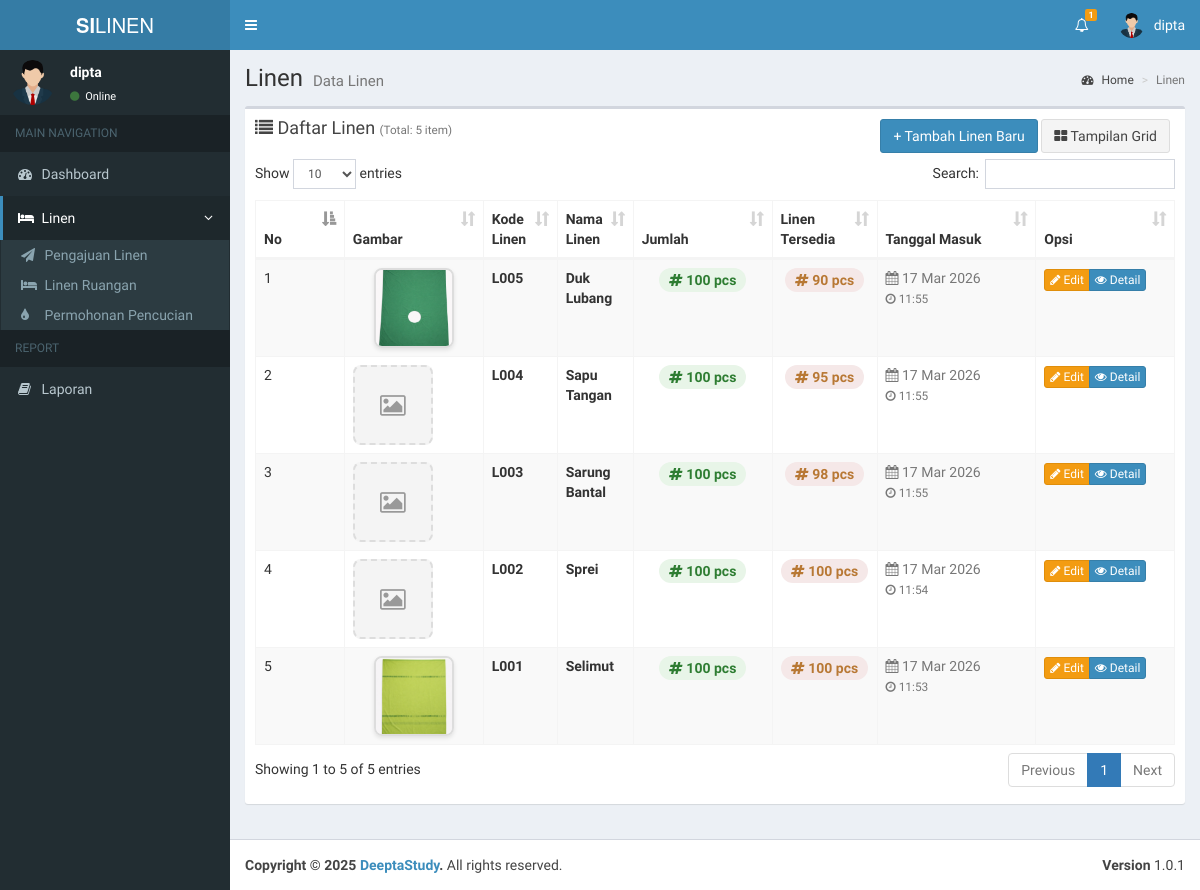
/admin/data_linen.php (signed in), run on the app's committed database.
### tables this page shows
CREATE TABLE `users` (
  `id` int(11) NOT NULL,
  `nama` varchar(100) NOT NULL,
  `username` varchar(100) NOT NULL,
  `email` varchar(100) NOT NULL,
  `password` varchar(100) NOT NULL,
  `hak_akses` varchar(25) NOT NULL,
  `status` int(11) NOT NULL,
  `status_ruangan` int(11) DEFAULT NULL
);

CREATE TABLE `linen` (
  `id` int(11) NOT NULL,
  `kode_linen` varchar(15) NOT NULL,
  `nama_linen` varchar(199) NOT NULL,
  `gambar` varchar(199) NOT NULL,
  `jumlah_linen` int(11) NOT NULL,
  `sisa_linen` int(11) NOT NULL,
  `tanggal` datetime NOT NULL,
  `status` int(11) NOT NULL,
  `updated_at` datetime NOT NULL
);

### admin/data_linen.php (the view, shortened to what this page needs)
<?php
include '../koneksi.php';
$additionalCSS = [
    '../assets/plugins/datatables/dataTables.bootstrap.css',
    'https://cdnjs.cloudflare.com/ajax/libs/lightbox2/2.11.3/css/lightbox.min.css',
    '../assets/dist/css/linen.css'
];
$pageTitle = "Linen";
$pageDesc = "Data Linen";
$dataQuery = mysqli_query($koneksi, "SELECT * FROM linen ORDER BY tanggal DESC");
?>
<section class="content">
    <div class="row">
        <div class="col-xs-12">
            <div class="box">
                <div class="box-header">
                    <h3 class="box-title">
                        <i class="fa fa-list"></i> Daftar Linen
                        <small class="text-muted">(Total: <?= mysqli_num_rows($dataQuery) ?> item)</small>
                    </h3>
                    <div class="box-tools pull-right" style="position: absolute; right: 15px; top: 10px;">
                        <a href="tambah_linen.php" class="btn btn-primary">+ Tambah Linen Baru</a>
                        <button id="toggleView" class="btn btn-default">
                            <i class="fa fa-th-large"></i> Tampilan Grid
                        </button>
                    </div>
                </div>
                <div class="box-body">
                    <div id="tableView" class="table-view">
                        <?php if (mysqli_num_rows($dataQuery) > 0): ?>
                            <table id="example1" class="table table-bordered table-striped table-hover">
                                <thead>
                                    <tr>
                                        <th width="50">No</th>
                                        <th width="100">Gambar</th>
                                        <th>Kode Linen</th>
                                        <th>Nama Linen</th>
                                        <th width="100">Jumlah</th>
                                        <th>Linen Tersedia</th>
                                        <th width="120">Tanggal Masuk</th>
                                        <th width="100">Opsi</th>
                                    </tr>
                                </thead>
                                <tbody>
                                    <?php
                                    $no = 1;
                                    while ($data = mysqli_fetch_assoc($dataQuery)):
                                        $gambar_path = !empty($data['gambar']) ? '../uploads/linen/' . $data['gambar'] : '../assets/img/no-image.jpg';
                                        $gambar_exists = !empty($data['gambar']) && file_exists($gambar_path);
                                        $tanggal = date('d M Y', strtotime($data['tanggal']));
                                        $waktu_masuk = date('H:i', strtotime($data['tanggal']));
                                    ?>
                                        <tr>
                                            <td><?= $no++; ?></td>
                                            <td class="text-center">
                                                <?php if ($gambar_exists): ?>
                                                    <a href="<?= $gambar_path ?>" data-lightbox="linen-<?= $data['id'] ?>" data-title="<?= htmlspecialchars($data['nama_linen']) ?>">
                                                        <img src="<?= $gambar_path ?>" class="img-linen" alt="<?= htmlspecialchars($data['nama_linen']) ?>">
                                                    </a>
                                                <?php else: ?>
                                                    <div class="no-image">
                                                        <i class="fa fa-image fa-2x"></i>
                                                    </div>
                                                <?php endif; ?>
                                            </td>
                                            <td>
                                                <strong><?= htmlspecialchars($data['kode_linen']) ?></strong>
                                            </td>
                                            <td>
                                                <strong><?= htmlspecialchars($data['nama_linen']) ?></strong>
                                            </td>
                                            <td class="text-center">
                                                <span class="badge badge-custom" style="background: #e8f5e8; color: #2e7d32; font-size: 14px;">
                                                    <i class="fa fa-hashtag"></i> <?= $data['jumlah_linen'] ?> pcs
                                                </span>
                                            </td>
                                            <td class="text-center">
                                                <span class="badge badge-custom" style="background: #f5e8e8ff; color: rgb(184, 120, 52); font-size: 14px;">
                                                    <i class="fa fa-hashtag"></i> <?= $data['sisa_linen'] ?> pcs
                                                </span>
                                            </td>
                                            <td>
                                                <span class="text-muted">
                                                    <i class="fa fa-calendar"></i> <?= $tanggal ?>
                                                    <br>
                                                    <small><i class="fa fa-clock-o"></i> <?= $waktu_masuk ?></small>
                                                </span>
                                            </td>
                                            <td>
                                                <div class="btn-group">
                                                    <a href="edit_linen.php?id=<?= $data['id'] ?>" class="btn btn-xs btn-warning" title="Edit">
                                                        <i class="fa fa-pencil"></i> Edit
                                                    </a>
                                                    <a href="detail_linen.php?id_linen=<?= $data['id']; ?>" class="btn btn-primary btn-xs"><i class="fa fa-eye"></i> Detail</a>
                                                </div>
                                            </td>
                                        </tr>
                                    <?php
                                    endwhile;
                                    ?>
                                </tbody>
                            </table>
                        <?php endif; ?>
                    </div>
                </div>
            </div>
        </div>
    </div>
</section>
<?php
$content = ob_get_clean();
include __DIR__ . '/../layouts/header.php';
echo $content;
include __DIR__ . '/../layouts/footer.php';
?>

### layouts/header.php (shortened to what this page needs)
<?php
include '../koneksi.php';
$username = $_SESSION['username'];
$query = mysqli_query($koneksi, "SELECT * FROM users WHERE username = '$username'");
$row = mysqli_fetch_assoc($query);
?>
<!DOCTYPE html>
<html>
<head>
    <link rel="stylesheet" href="../assets/bootstrap/css/bootstrap.min.css">
    <link rel="stylesheet" href="https://maxcdn.bootstrapcdn.com/font-awesome/4.4.0/css/font-awesome.min.css">
    <link rel="stylesheet" href="https://code.ionicframework.com/ionicons/2.0.1/css/ionicons.min.css">
    <link rel="stylesheet" href="../assets/dist/css/AdminLTE.min.css">
    <link rel="stylesheet" href="../assets/dist/css/skins/_all-skins.min.css">
    <link rel="stylesheet" href="../assets/plugins/iCheck/flat/blue.css">
    <link rel="stylesheet" href="../assets/plugins/morris/morris.css">
    <link rel="stylesheet" href="../assets/plugins/jvectormap/jquery-jvectormap-1.2.2.css">
    <?php if (!empty($additionalCSS)): ?>
        <?php foreach ($additionalCSS as $css): ?>
            <link rel="stylesheet" href="<?= htmlspecialchars($css) ?>">
        <?php endforeach; ?>
    <?php endif; ?>
</head>
<body class="hold-transition skin-blue sidebar-mini">
    <div class="wrapper">
        <header class="main-header">
            <a href="#" class="logo">
                <span class="logo-lg"><b>SI</b>LINEN</span>
            </a>
            <nav class="navbar navbar-static-top" role="navigation">
                <a href="#" class="sidebar-toggle" data-toggle="offcanvas" role="button">
                </a>
                <div class="navbar-custom-menu">
                    <ul class="nav navbar-nav">
                        <?php
                        if ($row['hak_akses'] != 'admin_ruangan') {
                            $notif = mysqli_query($koneksi, "SELECT COUNT(*) as total FROM pengajuan WHERE status = 1");
                        }else{
                            $notif = mysqli_query($koneksi, "SELECT COUNT(*) as total FROM pengajuan WHERE status = 2");
                        }
                        $total = mysqli_fetch_assoc($notif)['total'];
                        ?>
                        <li class="dropdown notifications-menu">
                            <a href="#" class="dropdown-toggle" data-toggle="dropdown">
                                <i class="fa fa-bell-o"></i>
                                <?php if ($total > 0): ?>
                                    <span class="label label-warning"><?= $total ?></span>
                                <?php endif; ?>
                            </a>
                        </li>
                        <li class="dropdown user user-menu">
                            <a href="#" class="dropdown-toggle" data-toggle="dropdown">
                                <img src="../assets/images/avatar.png" class="user-image" alt="User Image">
                                <span class="hidden-xs"><?= $row['username']; ?></span>
                            </a>
                        </li>
                    </ul>
                </div>
            </nav>
        </header>
        <div class="content-wrapper">
            <section class="content-header">
                <h1>
                    <?php echo isset($pageTitle) ? $pageTitle : 'Dashboard'; ?>
                    <small><?php echo isset($pageDesc) ? $pageDesc : 'Control Panel'; ?></small>
                </h1>
                <ol class="breadcrumb">
                    <li><a href="#"><i class="fa fa-dashboard"></i> Home</a></li>
                    <li class="active"><?php echo isset($pageTitle) ? $pageTitle : 'Dashboard'; ?></li>
                </ol>
            </section>
            <?php include __DIR__ . '/navigation.php'; ?>

### layouts/navigation.php (shortened to what this page needs)
<aside class="main-sidebar">
    <section class="sidebar">
        <div class="user-panel">
            <div class="pull-left image">
                <img src="../assets/images/avatar.png" class="img-circle" alt="User Image">
            </div>
            <div class="pull-left info">
                <p><?= $row['username']; ?></p>
                <a href="#"><i class="fa fa-circle text-success"></i> Online</a>
            </div>
        </div>
        <?php
            if ($row['hak_akses'] == 'admin') {
        ?>
        <ul class="sidebar-menu">
            <li class="header">MAIN NAVIGATION</li>
            <li class="<?= $_SESSION['active_menu'] == 'dashboard' ? 'active' : '' ?>">
                <a href="../admin/">
                    <i class="fa fa-dashboard"></i> <span>Dashboard</span>
                </a>
            </li>
            <li class="treeview <?= $_SESSION['active_menu'] == 'pengguna' ? 'active' : '' ?>">
                <a href="#">
                    <i class="fa fa-users"></i> <span>Pengguna</span>
                    <i class="fa fa-angle-left pull-right"></i>
                </a>
                <ul class="treeview-menu">
                    <li><a href="../admin/tambah_pengguna.php"><i class="fa fa-plus"></i> Tambah Pengguna Baru</a></li>
                    <li><a href="../admin/data_pengguna.php"><i class="fa fa-arrow-circle-right"></i> Data Pengguna</a></li>
                </ul>
            </li>
            <li class="<?= $_SESSION['active_menu'] == 'ruangan' ? 'active' : '' ?>">
                <a href="../admin/data_ruangan.php">
                    <i class="fa fa-building"></i> <span>Ruangan</span>
                </a>
            </li>
            <li class="<?= $_SESSION['active_menu'] == 'linen' ? 'active' : '' ?>">
                <a href="../admin/data_linen.php">
                    <i class="fa fa-bed"></i> <span>Data Linen</span>
                </a>
            </li>
            <li class="<?= $_SESSION['active_menu'] == 'linen_ruangan' ? 'active' : '' ?>">
                <a href="../admin/linen_ruangan.php">
                    <i class="fa fa-bed"></i> <span>Linen Ruangan</span>
                </a>
            </li>
            <li class="treeview <?= $_SESSION['active_menu'] == 'distribusi' ? 'active' : '' ?>">
                <a href="#">
                    <i class="fa fa-tint"></i> <span>Distribusi</span>
                    <i class="fa fa-angle-left pull-right"></i>
                </a>
                <ul class="treeview-menu">
                    <li><a href="../admin/data_pengajuan.php"><i class="fa fa-paper-plane"></i> Pengajuan Linen</a></li>
                    <li><a href="../admin/data_pencucian.php"><i class="fa fa-tint"></i> Permohonan Pencucian</a></li>
                    <!-- <li><a href="../admin/linen_bersih.php"><i class="fa fa-check-circle"></i> Linen Bersih</a></li>
                    <li><a href="../admin/linen_kotor.php"><i class="fa fa-exclamation-circle"></i> Linen Kotor</a></li> -->
                </ul>
            </li>
            <li class="header">REPORT</li>
            <li class="treeview <?= $_SESSION['active_menu'] == 'laporan' ? 'active' : '' ?>">
                <a href="#">
                    <i class="fa fa-file-text-o"></i> <span>Laporan</span>
                    <i class="fa fa-angle-left pull-right"></i>
                </a>
                <ul class="treeview-menu">
                    <li><a href="../admin/data_laporan_pengajuan.php"><i class="fa fa-file-text-o"></i> Laporan Pengajuan Linen</a></li>
                    <li><a href="../admin/data_laporan_pencucian.php"><i class="fa fa-file-text-o"></i> Laporan Pencucian Linen</a></li>
                </ul>
            </li>
        </ul>
        <?php
            }else if($row['hak_akses'] == 'admin_ruangan'){
        ?>
        <ul class="sidebar-menu">
            <li class="header">MAIN NAVIGATION</li>
            <li class="<?= $_SESSION['active_menu'] == 'dashboard' ? 'active' : '' ?>">
                <a href="../admin_ruangan/">
                    <i class="fa fa-dashboard"></i> <span>Dashboard</span>
                </a>
            </li>
            <li class="treeview <?= $_SESSION['active_menu'] == 'linen' ? 'active' : '' ?>">
                <a href="#">
                    <i class="fa fa-bed"></i> <span>Linen</span>
                    <i class="fa fa-angle-left pull-right"></i>
                </a>
                <ul class="treeview-menu">
                    <li><a href="../admin_ruangan/data_pengajuan.php"><i class="fa fa-paper-plane"></i> Pengajuan Linen</a></li>
                    <li><a href="../admin_ruangan/linen_ruangan.php"><i class="fa fa-bed"></i> Linen Ruangan</a></li>
                    <li><a href="../admin_ruangan/data_pencucian.php"><i class="fa fa-tint"></i> Permohonan Pencucian</a></li>
                </ul>
            </li>
            <li class="header">REPORT</li>
            <li><a href="../admin/data_laporan.php"><i class="fa fa-book"></i> <span>Laporan</span></a></li>
        </ul>
        <?php
            }else if($row['hak_akses'] == 'petugas_laundry'){
        ?>
        <?php
            }else if($row['hak_akses'] == 'kepala_penanggung_jawab'){
        ?>
        <?php
            }
        ?>
    </section>
</aside>

### data on the page
users: username "dipta"
linen: gambar (picture), kode_linen "L005", nama_linen "Duk Lubang", jumlah_linen "100", sisa_linen "90", tanggal "17 Mar 2026", tanggal "11:55"
linen: kode_linen "L004", nama_linen "Sapu Tangan", jumlah_linen "100", sisa_linen "95", tanggal "17 Mar 2026", tanggal "11:55"
linen: kode_linen "L003", nama_linen "Sarung Bantal", jumlah_linen "100", sisa_linen "98", tanggal "17 Mar 2026", tanggal "11:55"
linen: kode_linen "L002", nama_linen "Sprei", jumlah_linen "100", sisa_linen "100", tanggal "17 Mar 2026", tanggal "11:54"
linen: gambar (picture), kode_linen "L001", nama_linen "Selimut", jumlah_linen "100", sisa_linen "100", tanggal "17 Mar 2026", tanggal "11:53"

### other printed values
$total "1"
$pageTitle "Linen"
$pageDesc "Data Linen"
mysqli_num_rows($dataQuery) "5"
